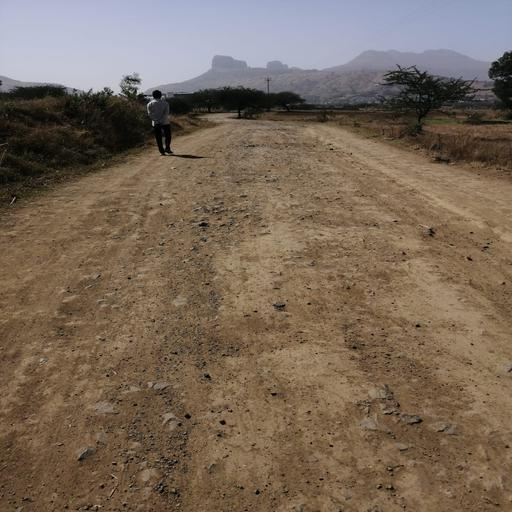
#> input picture Project/image13.jpg, 512 x 512 px, found by its file name
$ jupyter execute --allow-errors Untitled1.ipynb
#> lines starting #> are read from the running program, lines starting #| are printed output that depends on the picture; after the words box and inside, x2 and y2 are one past the last pixel; in counts of white or black regions, pixels touching at a corner belong together
#> further down, img1 is the input picture: shape (512, 512, 3); mean B, G, R 89, 104.3, 120.7
[cell 1]
import numpy as np
import skimage.io as io
import skfuzzy as fuzz
import tensorflow as tf
import cv2 as cv
import matplotlib.pyplot as plt
import numpy as np
import skimage.io as io

[cell 2]
# Step 1: Vanishing line detection
def detect_vanishing_line(Ir_image):
    # Perform vanishing line detection using the normal distribution
    # Return the vanishing line coordinates
    gray=cv.cvtColor(img1, cv.COLOR_BGR2GRAY)
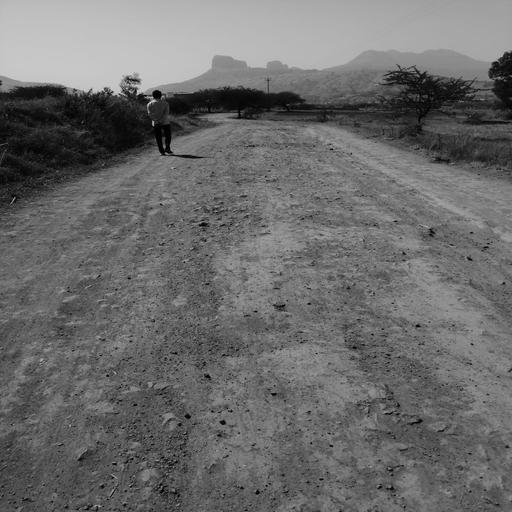
#> gray: shape (512, 512); min 0, max 220, mean 107.4
    edges=cv.Canny(gray,50,150,apertureSize=3)
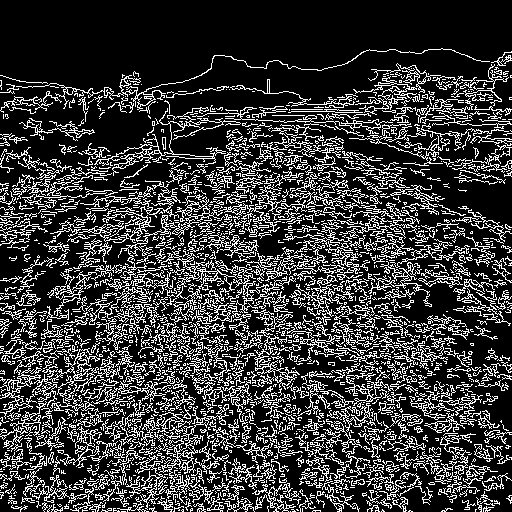
#> edges: shape (512, 512); 22.7% white in thin lines or dots
    lines = cv.HoughLines(edges, 1, np.pi/180, 200)
#> lines = 271 rows, first 8: [392, 0.785], [402, 0.785], [344, 0.785], [400, 0.785], [409, 0.785], [395, 0.785], [416, 0.785], [378, 0.785]
    for line in lines:
        rho, theta = line[0]
        a = np.cos(theta)
        b = np.sin(theta)
        x0 = a*rho
        y0 = b*rho
        x1 = int(x0 + 1000*(-b))
        y1 = int(y0 + 1000*(a))
        x2 = int(x0 - 1000*(-b))
        y2 = int(y0 - 1000*(a))
        cv.line(img1,(x1,y1),(x2,y2),(0,0,255),1)
#> this loop made 271 passes
#> (rho, theta, a, x0, y0, x1, y1, x2) on passes 1 to 3: (392, 0.785, 0.707, 277.2, 277.2, -429, 984, 984), (402, 0.785, 0.707, 284.3, 284.3, -422, 991, 991), (344, 0.785, 0.707, 243.2, 243.2, -463, 950, 950)
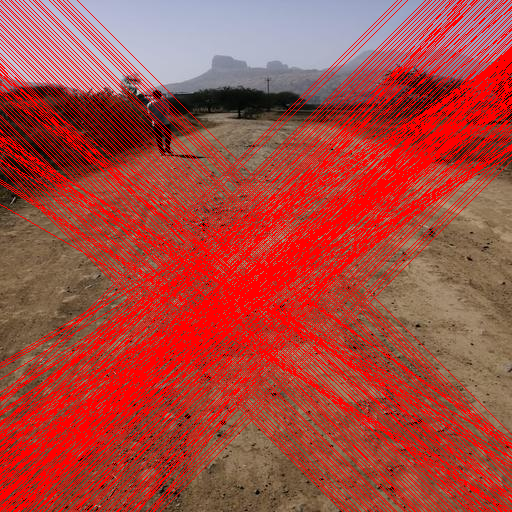
#> img1: shape (512, 512, 3); mean B, G, R 62.6, 71.4, 168.5
    vanishing_line = Ir_image

    return vanishing_line

[cell 3]
img1 = cv.imread('Image13.jpg')
vanishing_img=detect_vanishing_line(img1)
plt.imshow(vanishing_img)

[cell 4]
def segment_image(image):
    # Perform image segmentation using the double-Otsu algorithm
    # Return the segmented image
    gray = cv.cvtColor(image, cv.COLOR_BGR2GRAY)
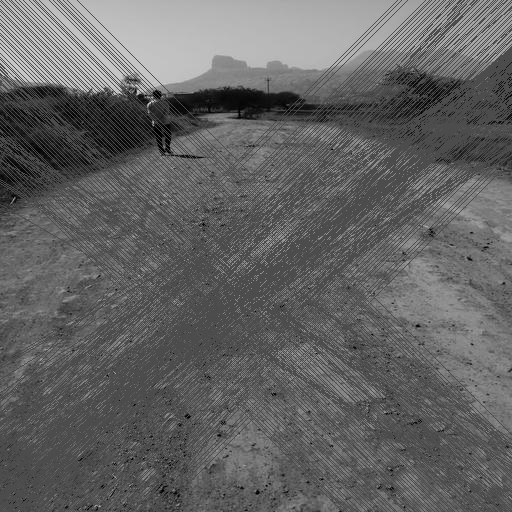
#> gray: shape (512, 512); min 0, max 220, mean 99.4
    # Apply median filter for Smoothing the image
    gray = cv.medianBlur(gray, 5)
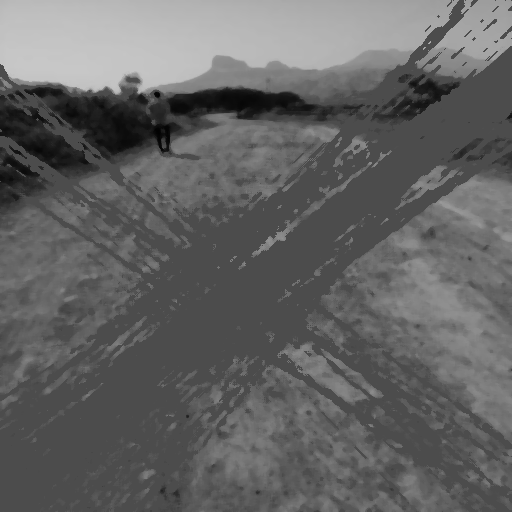
#> gray: shape (512, 512); min 2, max 199, mean 99.7
    # Apply double-Otsu thresholding to segment the image
    _, segmented_image = cv.threshold(gray, 0, 255, cv.THRESH_BINARY + cv.THRESH_OTSU)
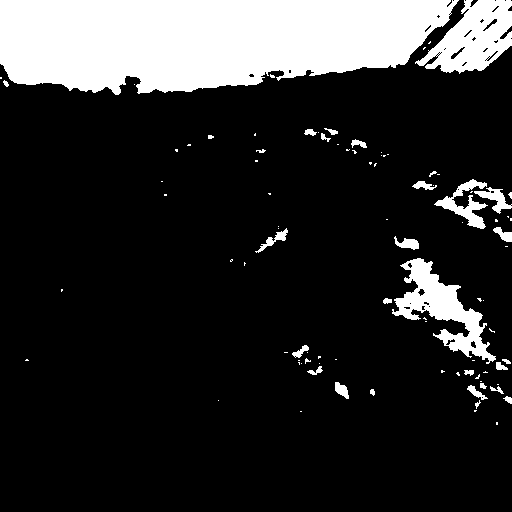
#> segmented_image: shape (512, 512); 17.5% white; 93 white regions (63 under 20 px), largest, box (x1, y1, x2, y2) and area: (0, 0, 459, 95) 34693, (415, 0, 512, 74) 4063, (392, 258, 496, 364) 3740

    return segmented_image

[cell 5]
# Step 2: Image segmentation
segmented_image = segment_image(vanishing_img)

# Display the segmented image
plt.imshow(segmented_image)

[cell 6]
# Remove small clusters
kernel = np.ones((5,5),np.uint8)
opening = cv.morphologyEx(segmented_image,cv.MORPH_OPEN,kernel, iterations = 3) #First perfom Erosion then Dilation
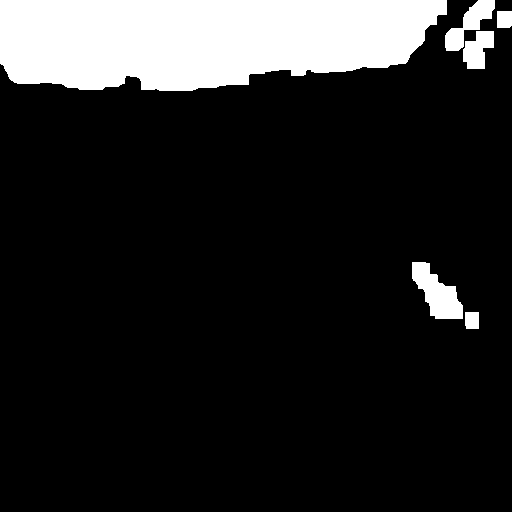
#> opening: shape (512, 512); 14.4% white; 6 white regions, box (x1, y1, x2, y2) and area: (0, 0, 447, 91) 33921, (412, 262, 463, 319) 1600, (445, 0, 495, 51) 1047, (463, 31, 494, 69) 808, (497, 11, 512, 28) 252, (465, 312, 479, 329) 235

[cell 7]
plt.imshow(opening)

[cell 8]
# Fill in gaps
kernel = np.ones((8,8),np.uint8)
closing = cv.morphologyEx(opening,cv.MORPH_CLOSE,kernel, iterations = 1) #First perfom Dilation then Erosion
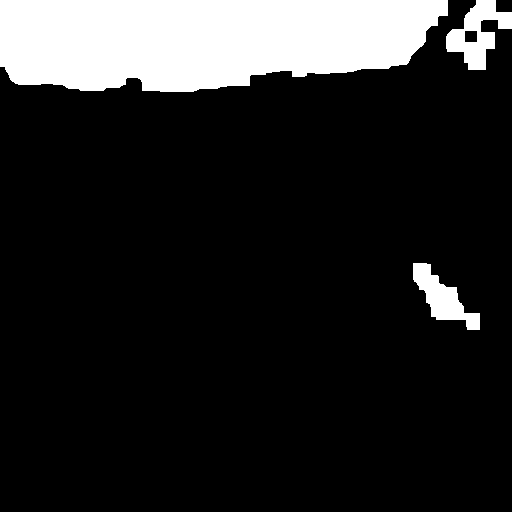
#> closing: shape (512, 512); 14.7% white; 3 white regions, box (x1, y1, x2, y2) and area: (0, 0, 448, 92) 34459, (446, 0, 512, 70) 2192, (413, 263, 480, 330) 1849

[cell 9]
plt.imshow(closing)

[cell 10]
# Load the image
image = cv.imread('Image12.jpg')
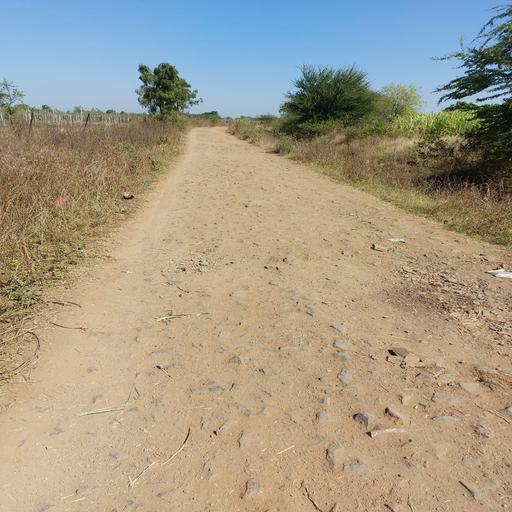
#> input picture Project/Image12.jpg, 512 x 512 px
#> image is the input picture: shape (512, 512, 3); mean B, G, R 136.5, 155, 164.2

# Preprocessing: Convert the image to grayscale
image_gray = io.imread('Image12.jpg', as_gray=True)
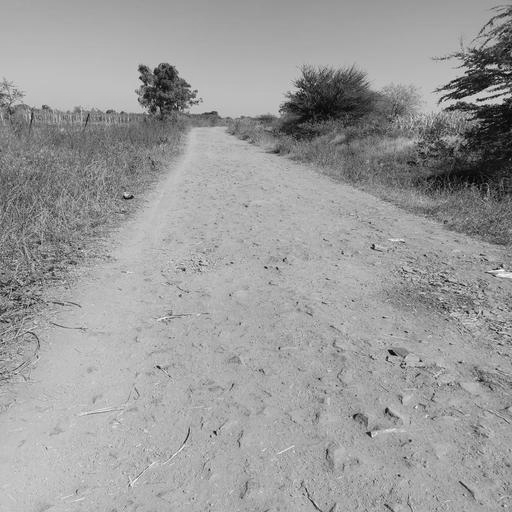
#> image_gray: shape (512, 512) float64; min 0.000833, max 0.995, mean 0.61

#image_gray = closing

# Ensure single-dimensional entries are removed
image_gray = np.squeeze(image_gray)

# Print shape information for debugging
print('Image shape:', image.shape)
#| Image shape: (512, 512, 3)
print('Grayscale image shape:', image_gray.shape)
#| Grayscale image shape: (512, 512)

# Reshape the grayscale image to a 1D array
image_data = np.reshape(image_gray, (-1, 1))

# Print shape information for debugging
print('Image data shape:', image_data.shape)
#| Image data shape: (262144, 1)


# Set the number of clusters (desired segments)
num_clusters =5

# Set the fuzziness parameter
m = 2.0

# Apply Possibilistic C-Means clustering
#> (the rest of this cell did not finish here and is left out)

[cell 11]
# Display the segmented image
io.imshow(segmented_image)
io.show()

# Display the combined map
#> (the rest of this cell did not finish here and is left out)

[cell 12]
# Load the image
image = cv.imread('image13.jpg')

# Preprocessing: Convert the image to grayscale
image_gray = io.imread('image13.jpg', as_gray=True)
#> image_gray: shape (512, 512) float64; min 0, max 0.863, mean 0.418


#image_gray = closing

# Ensure single-dimensional entries are removed
image_gray = np.squeeze(image_gray)

# Print shape information
print('Image shape:', image.shape)
#| Image shape: (512, 512, 3)
print('Grayscale image shape:', image_gray.shape)
#| Grayscale image shape: (512, 512)

# Reshape the grayscale image to a 1D array
image_data = np.reshape(image_gray, (-1, 1))

# Print shape information for debugging
print('Image data shape:', image_data.shape)
#| Image data shape: (262144, 1)


# Set the number of clusters
num_clusters = 5

# Set the fuzziness parameter
m = 2.0

# Apply Possibilistic C-Means clustering
#> (the rest of this cell did not finish here and is left out)

[cell 13]
# Display the segmented image
io.imshow(segmented_image)
io.show()

# Display the combined map
#> (the rest of this cell did not finish here and is left out)

[cell 14]
# Calculate the trapezoid prediction
#trapezoid_prediction = fuzz.defuzz(image_data.T, u, mode='centroid')

# Reshape the trapezoid prediction to match the shape of the original image
#trapezoid_prediction = trapezoid_prediction.reshape(image_gray.shape)

# Calculate the probability map
#probability_map = fuzz.probability(image_data.T, u, cluster_centers)

# Reshape the probability map to match the shape of the original image
#probability_map = probability_map.reshape(image_gray.shape)

[cell 15]
# [7 lines of commented-out code are left out]

[cell 16]
# Load the image
#image = io.imread('Image12.jpg')

# Preprocessing: Convert the image to grayscale
#image_gray = io.imread('Image12.jpg', as_gray=True)

# Reshape the grayscale image to a 1D array
#image_data = image_gray.reshape(-1)
image_data = closing.reshape(-1)

# Set the number of clusters (desired segments)
num_clusters = 4

# Apply Fuzzy C-Means clustering
#> (the rest of this cell did not finish here and is left out)

[cell 17]
import numpy as np
import skimage.io as io
import skfuzzy as fuzz

# Load the image
image = io.imread('Image12.jpg')

# Preprocessing: Convert the image to grayscale
image_gray = io.imread('Image12.jpg', as_gray=True)

# Ensure single-dimensional entries are removed
image_gray = np.squeeze(image_gray)


# Print shape information for debugging
print('Image shape:', image.shape)
#| Image shape: (512, 512, 3)
print('Grayscale image shape:', image_gray.shape)
#| Grayscale image shape: (512, 512)

# Reshape the grayscale image to a 1D array
image_data = np.reshape(image_gray, (-1, 1))

# Print shape information for debugging
print('Image data shape:', image_data.shape)
#| Image data shape: (262144, 1)

# Set the number of clusters (desired segments)
num_clusters = 4

# Apply Fuzzy C-Means clustering
#> (the rest of this cell did not finish here and is left out)

[cell 18]
import numpy as np
import skimage.io as io
import skfuzzy as fuzz

# Load the image
#image = io.imread('Image12.jpg')

# Preprocessing: Convert the image to grayscale
#image_gray = io.imread('Image12.jpg', as_gray=True)

# Ensure single-dimensional entries are removed
#image_gray = np.squeeze(image_gray)

# Print shape information for debugging
#print('Image shape:', image.shape)
#print('Grayscale image shape:', image_gray.shape)

# Reshape the grayscale image to a 1D array
#image_data = np.reshape(image_gray, (-1, 1))
image_data=closing
# Print shape information for debugging
#print('Image data shape:', image_data.shape)

# Set the number of clusters (desired segments)
num_clusters = 2

# Apply Fuzzy C-Means clustering
#> (the rest of this cell did not finish here and is left out)

[cell 19]
# Display the segmented image
io.imshow(segmented_image)
io.show()

[cell 20]
import numpy as np
import skimage.io as io
import skimage.exposure as exposure
import skfuzzy as fuzz

# Load the image
image = io.imread('Image12.jpg')

# Preprocessing: Convert the image to grayscale and apply contrast stretching
image_gray = exposure.rescale_intensity(io.imread('Image12.jpg', as_gray=True))
#> image_gray: shape (512, 512) float64; min 0, max 1, mean 0.613

# Ensure single-dimensional entries are removed
image_gray = np.squeeze(image_gray)

# Print shape information for debugging
print('Image shape:', image.shape)
#| Image shape: (512, 512, 3)
print('Grayscale image shape:', image_gray.shape)
#| Grayscale image shape: (512, 512)

# Reshape the grayscale image to a 1D array
image_data = np.reshape(image_gray, (-1, 1))

# Print shape information for debugging
print('Image data shape:', image_data.shape)
#| Image data shape: (262144, 1)

# Set the number of clusters (desired segments)
num_clusters = 4

# Set the fuzziness parameter
m = 2.0

# Apply Fuzzy C-Means clustering
#> (the rest of this cell did not finish here and is left out)
